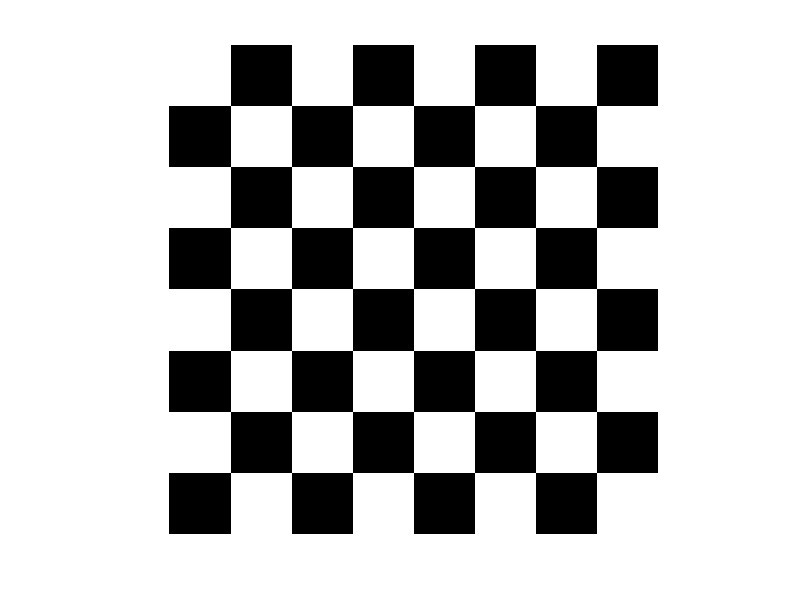

Reproduce this figure in MATLAB.
function createChessboard()
    % Input:
    rows = 8;           % No. of rows in the board
    cols = 8;           % No. of columns in the board
    squareSize = 100;   % Size of each square in pixels

    % Create the chessboard frame
    chessboard = zeros(cols*squareSize, rows*squareSize);

    % Fill the chessboard with alternating white and black squares pattern
    for i = 1:rows
        for j = 1:cols
            if mod(i+j, 2) == 0
                chessboard((i-1)*squareSize+1:i*squareSize, (j-1)*squareSize+1:j*squareSize) = 255;
            end
        end
    end

    % Display the chessboard pattern
    imshow(chessboard);
end
